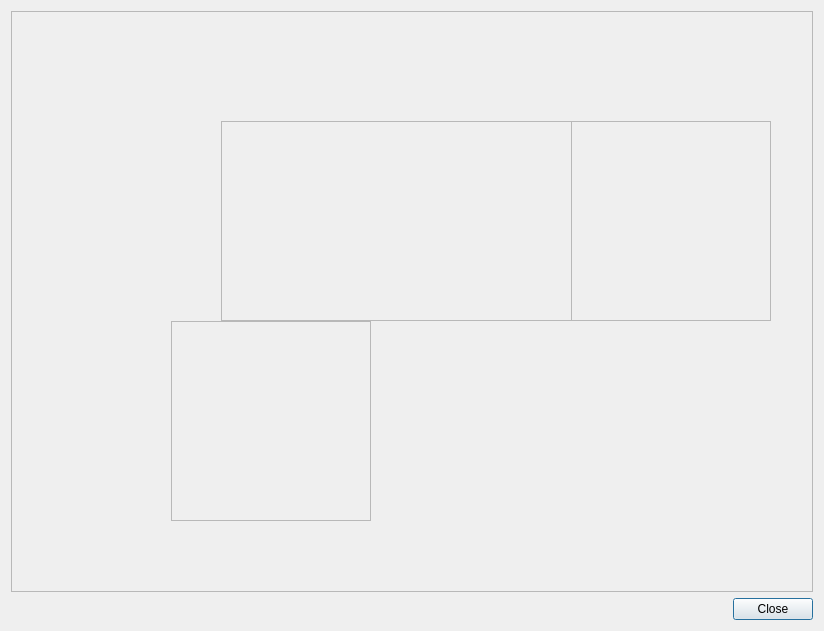
<?xml version="1.0" encoding="UTF-8"?>
<ui version="4.0">
 <class>DialogController</class>
 <widget class="QDialog" name="DialogController">
  <property name="geometry">
   <rect>
    <x>0</x>
    <y>0</y>
    <width>824</width>
    <height>631</height>
   </rect>
  </property>
  <property name="windowTitle">
   <string>Dialog</string>
  </property>
  <layout class="QGridLayout" name="gridLayout">
   <item row="1" column="0">
    <widget class="QDialogButtonBox" name="buttonBox">
     <property name="orientation">
      <enum>Qt::Horizontal</enum>
     </property>
     <property name="standardButtons">
      <set>QDialogButtonBox::Close</set>
     </property>
    </widget>
   </item>
   <item row="0" column="0">
    <widget class="QFrame" name="frame">
     <property name="frameShape">
      <enum>QFrame::StyledPanel</enum>
     </property>
     <property name="frameShadow">
      <enum>QFrame::Raised</enum>
     </property>
     <widget class="Pitstop::WidgetDualAxis" name="wdgStickLeft" native="true">
      <property name="geometry">
       <rect>
        <x>10</x>
        <y>110</y>
        <width>200</width>
        <height>200</height>
       </rect>
      </property>
      <property name="sizePolicy">
       <sizepolicy hsizetype="Maximum" vsizetype="Maximum">
        <horstretch>0</horstretch>
        <verstretch>0</verstretch>
       </sizepolicy>
      </property>
      <property name="minimumSize">
       <size>
        <width>200</width>
        <height>200</height>
       </size>
      </property>
     </widget>
     <widget class="Pitstop::WidgetDualAxis" name="wdgStickRight" native="true">
      <property name="geometry">
       <rect>
        <x>430</x>
        <y>310</y>
        <width>200</width>
        <height>200</height>
       </rect>
      </property>
      <property name="sizePolicy">
       <sizepolicy hsizetype="Maximum" vsizetype="Maximum">
        <horstretch>0</horstretch>
        <verstretch>0</verstretch>
       </sizepolicy>
      </property>
      <property name="minimumSize">
       <size>
        <width>200</width>
        <height>200</height>
       </size>
      </property>
     </widget>
     <widget class="QFrame" name="frame_2">
      <property name="geometry">
       <rect>
        <x>560</x>
        <y>110</y>
        <width>200</width>
        <height>200</height>
       </rect>
      </property>
      <property name="frameShape">
       <enum>QFrame::StyledPanel</enum>
      </property>
      <property name="frameShadow">
       <enum>QFrame::Raised</enum>
      </property>
      <widget class="Pitstop::WidgetDigital" name="wdgButtonA" native="true">
       <property name="geometry">
        <rect>
         <x>70</x>
         <y>130</y>
         <width>60</width>
         <height>60</height>
        </rect>
       </property>
       <property name="sizePolicy">
        <sizepolicy hsizetype="Fixed" vsizetype="Fixed">
         <horstretch>0</horstretch>
         <verstretch>0</verstretch>
        </sizepolicy>
       </property>
       <property name="minimumSize">
        <size>
         <width>60</width>
         <height>60</height>
        </size>
       </property>
      </widget>
      <widget class="Pitstop::WidgetDigital" name="wdgButtonY" native="true">
       <property name="geometry">
        <rect>
         <x>70</x>
         <y>10</y>
         <width>60</width>
         <height>60</height>
        </rect>
       </property>
       <property name="sizePolicy">
        <sizepolicy hsizetype="Fixed" vsizetype="Fixed">
         <horstretch>0</horstretch>
         <verstretch>0</verstretch>
        </sizepolicy>
       </property>
       <property name="minimumSize">
        <size>
         <width>60</width>
         <height>60</height>
        </size>
       </property>
      </widget>
      <widget class="Pitstop::WidgetDigital" name="wdgButtonX" native="true">
       <property name="geometry">
        <rect>
         <x>10</x>
         <y>70</y>
         <width>60</width>
         <height>60</height>
        </rect>
       </property>
       <property name="sizePolicy">
        <sizepolicy hsizetype="Fixed" vsizetype="Fixed">
         <horstretch>0</horstretch>
         <verstretch>0</verstretch>
        </sizepolicy>
       </property>
       <property name="minimumSize">
        <size>
         <width>60</width>
         <height>60</height>
        </size>
       </property>
      </widget>
      <widget class="Pitstop::WidgetDigital" name="wdgButtonB" native="true">
       <property name="geometry">
        <rect>
         <x>130</x>
         <y>70</y>
         <width>60</width>
         <height>60</height>
        </rect>
       </property>
       <property name="sizePolicy">
        <sizepolicy hsizetype="Fixed" vsizetype="Fixed">
         <horstretch>0</horstretch>
         <verstretch>0</verstretch>
        </sizepolicy>
       </property>
       <property name="minimumSize">
        <size>
         <width>60</width>
         <height>60</height>
        </size>
       </property>
      </widget>
     </widget>
     <widget class="QFrame" name="frame_3">
      <property name="geometry">
       <rect>
        <x>210</x>
        <y>110</y>
        <width>351</width>
        <height>200</height>
       </rect>
      </property>
      <property name="frameShape">
       <enum>QFrame::StyledPanel</enum>
      </property>
      <property name="frameShadow">
       <enum>QFrame::Raised</enum>
      </property>
      <widget class="Pitstop::WidgetDigital" name="wdgButtonBack" native="true">
       <property name="geometry">
        <rect>
         <x>30</x>
         <y>30</y>
         <width>60</width>
         <height>60</height>
        </rect>
       </property>
       <property name="sizePolicy">
        <sizepolicy hsizetype="Fixed" vsizetype="Fixed">
         <horstretch>0</horstretch>
         <verstretch>0</verstretch>
        </sizepolicy>
       </property>
       <property name="minimumSize">
        <size>
         <width>60</width>
         <height>60</height>
        </size>
       </property>
      </widget>
      <widget class="Pitstop::WidgetDigital" name="wdgButtonStart" native="true">
       <property name="geometry">
        <rect>
         <x>260</x>
         <y>30</y>
         <width>60</width>
         <height>60</height>
        </rect>
       </property>
       <property name="sizePolicy">
        <sizepolicy hsizetype="Fixed" vsizetype="Fixed">
         <horstretch>0</horstretch>
         <verstretch>0</verstretch>
        </sizepolicy>
       </property>
       <property name="minimumSize">
        <size>
         <width>60</width>
         <height>60</height>
        </size>
       </property>
      </widget>
      <widget class="Pitstop::WidgetDigital" name="wdgButtonThumbLeft" native="true">
       <property name="geometry">
        <rect>
         <x>70</x>
         <y>110</y>
         <width>60</width>
         <height>60</height>
        </rect>
       </property>
       <property name="sizePolicy">
        <sizepolicy hsizetype="Fixed" vsizetype="Fixed">
         <horstretch>0</horstretch>
         <verstretch>0</verstretch>
        </sizepolicy>
       </property>
       <property name="minimumSize">
        <size>
         <width>60</width>
         <height>60</height>
        </size>
       </property>
      </widget>
      <widget class="Pitstop::WidgetDigital" name="wdgButtonThumbRight" native="true">
       <property name="geometry">
        <rect>
         <x>220</x>
         <y>110</y>
         <width>60</width>
         <height>60</height>
        </rect>
       </property>
       <property name="sizePolicy">
        <sizepolicy hsizetype="Fixed" vsizetype="Fixed">
         <horstretch>0</horstretch>
         <verstretch>0</verstretch>
        </sizepolicy>
       </property>
       <property name="minimumSize">
        <size>
         <width>60</width>
         <height>60</height>
        </size>
       </property>
      </widget>
      <zorder>wdgButtonBack</zorder>
      <zorder>wdgButtonStart</zorder>
      <zorder>wdgButtonBumperRight</zorder>
      <zorder>wdgButtonBumperLeft</zorder>
      <zorder>wdgButtonBumperRight</zorder>
      <zorder>wdgButtonBumperLeft</zorder>
      <zorder>wdgButtonThumbLeft</zorder>
      <zorder>wdgButtonThumbRight</zorder>
     </widget>
     <widget class="QFrame" name="frame_4">
      <property name="geometry">
       <rect>
        <x>160</x>
        <y>310</y>
        <width>200</width>
        <height>200</height>
       </rect>
      </property>
      <property name="frameShape">
       <enum>QFrame::StyledPanel</enum>
      </property>
      <property name="frameShadow">
       <enum>QFrame::Raised</enum>
      </property>
      <widget class="Pitstop::WidgetDigital" name="wdgButtonDpadDown" native="true">
       <property name="geometry">
        <rect>
         <x>70</x>
         <y>130</y>
         <width>60</width>
         <height>60</height>
        </rect>
       </property>
       <property name="sizePolicy">
        <sizepolicy hsizetype="Fixed" vsizetype="Fixed">
         <horstretch>0</horstretch>
         <verstretch>0</verstretch>
        </sizepolicy>
       </property>
       <property name="minimumSize">
        <size>
         <width>60</width>
         <height>60</height>
        </size>
       </property>
      </widget>
      <widget class="Pitstop::WidgetDigital" name="wdgButtonDpadRight" native="true">
       <property name="geometry">
        <rect>
         <x>130</x>
         <y>70</y>
         <width>60</width>
         <height>60</height>
        </rect>
       </property>
       <property name="sizePolicy">
        <sizepolicy hsizetype="Fixed" vsizetype="Fixed">
         <horstretch>0</horstretch>
         <verstretch>0</verstretch>
        </sizepolicy>
       </property>
       <property name="minimumSize">
        <size>
         <width>60</width>
         <height>60</height>
        </size>
       </property>
      </widget>
      <widget class="Pitstop::WidgetDigital" name="wdgButtonDpadLeft" native="true">
       <property name="geometry">
        <rect>
         <x>10</x>
         <y>70</y>
         <width>60</width>
         <height>60</height>
        </rect>
       </property>
       <property name="sizePolicy">
        <sizepolicy hsizetype="Fixed" vsizetype="Fixed">
         <horstretch>0</horstretch>
         <verstretch>0</verstretch>
        </sizepolicy>
       </property>
       <property name="minimumSize">
        <size>
         <width>60</width>
         <height>60</height>
        </size>
       </property>
      </widget>
      <widget class="Pitstop::WidgetDigital" name="wdgButtonDpadUp" native="true">
       <property name="geometry">
        <rect>
         <x>70</x>
         <y>10</y>
         <width>60</width>
         <height>60</height>
        </rect>
       </property>
       <property name="sizePolicy">
        <sizepolicy hsizetype="Fixed" vsizetype="Fixed">
         <horstretch>0</horstretch>
         <verstretch>0</verstretch>
        </sizepolicy>
       </property>
       <property name="minimumSize">
        <size>
         <width>60</width>
         <height>60</height>
        </size>
       </property>
      </widget>
      <zorder>wdgButtonDpadDown</zorder>
      <zorder>wdgButtonDpadRight</zorder>
      <zorder>wdgButtonDpadLeft</zorder>
      <zorder>wdgButtonDpadUp</zorder>
      <zorder>wdgButtonDpadDown</zorder>
      <zorder>wdgButtonDpadRight</zorder>
      <zorder>wdgButtonDpadLeft</zorder>
      <zorder>wdgButtonDpadUp</zorder>
     </widget>
     <widget class="Pitstop::WidgetSingleAxis" name="wdgTriggerLeft" native="true">
      <property name="geometry">
       <rect>
        <x>10</x>
        <y>10</y>
        <width>381</width>
        <height>40</height>
       </rect>
      </property>
      <property name="sizePolicy">
       <sizepolicy hsizetype="Minimum" vsizetype="Maximum">
        <horstretch>0</horstretch>
        <verstretch>0</verstretch>
       </sizepolicy>
      </property>
      <property name="minimumSize">
       <size>
        <width>0</width>
        <height>40</height>
       </size>
      </property>
      <zorder>wdgTriggerRight</zorder>
     </widget>
     <widget class="Pitstop::WidgetDigital" name="wdgButtonBumperLeft" native="true">
      <property name="geometry">
       <rect>
        <x>10</x>
        <y>50</y>
        <width>150</width>
        <height>60</height>
       </rect>
      </property>
      <property name="sizePolicy">
       <sizepolicy hsizetype="Fixed" vsizetype="Fixed">
        <horstretch>0</horstretch>
        <verstretch>0</verstretch>
       </sizepolicy>
      </property>
      <property name="minimumSize">
       <size>
        <width>60</width>
        <height>60</height>
       </size>
      </property>
     </widget>
     <widget class="Pitstop::WidgetDigital" name="wdgButtonBumperRight" native="true">
      <property name="geometry">
       <rect>
        <x>410</x>
        <y>50</y>
        <width>150</width>
        <height>60</height>
       </rect>
      </property>
      <property name="sizePolicy">
       <sizepolicy hsizetype="Fixed" vsizetype="Fixed">
        <horstretch>0</horstretch>
        <verstretch>0</verstretch>
       </sizepolicy>
      </property>
      <property name="minimumSize">
       <size>
        <width>60</width>
        <height>60</height>
       </size>
      </property>
     </widget>
     <widget class="Pitstop::WidgetSingleAxis" name="wdgTriggerRight" native="true">
      <property name="geometry">
       <rect>
        <x>410</x>
        <y>10</y>
        <width>381</width>
        <height>40</height>
       </rect>
      </property>
      <property name="sizePolicy">
       <sizepolicy hsizetype="Preferred" vsizetype="Maximum">
        <horstretch>0</horstretch>
        <verstretch>0</verstretch>
       </sizepolicy>
      </property>
      <property name="minimumSize">
       <size>
        <width>0</width>
        <height>40</height>
       </size>
      </property>
     </widget>
    </widget>
   </item>
  </layout>
 </widget>
 <customwidgets>
  <customwidget>
   <class>Pitstop::WidgetSingleAxis</class>
   <extends>QWidget</extends>
   <header>Application/Widgets/WidgetSingleAxis.h</header>
   <container>1</container>
  </customwidget>
  <customwidget>
   <class>Pitstop::WidgetDualAxis</class>
   <extends>QWidget</extends>
   <header>Application/Widgets/WidgetDualAxis.h</header>
   <container>1</container>
  </customwidget>
  <customwidget>
   <class>Pitstop::WidgetDigital</class>
   <extends>QWidget</extends>
   <header>Application/Widgets/WidgetDigital.h</header>
   <container>1</container>
  </customwidget>
 </customwidgets>
 <resources/>
 <connections>
  <connection>
   <sender>buttonBox</sender>
   <signal>accepted()</signal>
   <receiver>DialogController</receiver>
   <slot>accept()</slot>
   <hints>
    <hint type="sourcelabel">
     <x>227</x>
     <y>354</y>
    </hint>
    <hint type="destinationlabel">
     <x>157</x>
     <y>274</y>
    </hint>
   </hints>
  </connection>
  <connection>
   <sender>buttonBox</sender>
   <signal>rejected()</signal>
   <receiver>DialogController</receiver>
   <slot>reject()</slot>
   <hints>
    <hint type="sourcelabel">
     <x>295</x>
     <y>360</y>
    </hint>
    <hint type="destinationlabel">
     <x>286</x>
     <y>274</y>
    </hint>
   </hints>
  </connection>
 </connections>
</ui>
